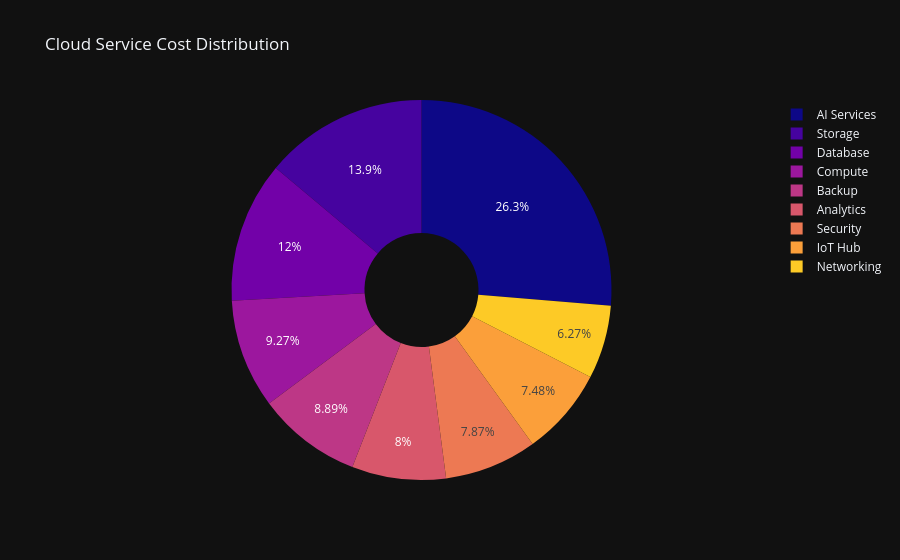

This figure's notebook cell:
### Markdown cell above
## 5. Advanced Data Visualizations
### 5.1 Service Cost Distribution (Pie Chart)

### Code cell
service_costs = df.groupby('Service Type')['Monthly Cost'].sum().reset_index()
fig1 = px.pie(service_costs, values='Monthly Cost', names='Service Type', hole=0.3,
             title='Cloud Service Cost Distribution', color_discrete_sequence=px.colors.sequential.Plasma)
fig1.update_layout(template='plotly_dark')
fig1.show()

### Figure 1 — Plotly figure (JSON) as saved in the notebook; plotly's stock layout.template omitted (floating-point values rounded to 4 significant figures)
{"data": [{"domain": {"x": [0, 1], "y": [0, 1]}, "hole": 0.3, "hovertemplate": "Service Type=%{label}<br>Monthly Cost=%{value}<extra></extra>", "labels": ["AI Services", "Analytics", "Backup", "Compute", "Database", "IoT Hub", "Networking", "Security", "Storage"], "legendgroup": "", "name": "", "showlegend": true, "type": "pie", "values": [28990.0, 8809.0, 9795.0, 10220.0, 13210.0, 8238.0, 6903.0, 8670.0, 15330.0]}], "layout": {"legend": {"tracegroupgap": 0}, "piecolorway": ["#0d0887", "#46039f", "#7201a8", "#9c179e", "#bd3786", "#d8576b", "#ed7953", "#fb9f3a", "#fdca26", "#f0f921"], "title": {"text": "Cloud Service Cost Distribution"}}}
